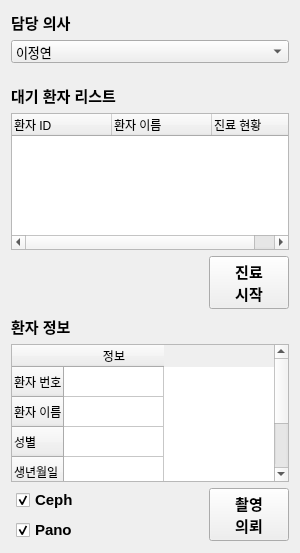
<?xml version="1.0" encoding="UTF-8"?>
<ui version="4.0">
 <class>PatientInfo</class>
 <widget class="QWidget" name="PatientInfo">
  <property name="geometry">
   <rect>
    <x>0</x>
    <y>0</y>
    <width>300</width>
    <height>553</height>
   </rect>
  </property>
  <property name="maximumSize">
   <size>
    <width>300</width>
    <height>16777215</height>
   </size>
  </property>
  <property name="windowTitle">
   <string>Form</string>
  </property>
  <layout class="QGridLayout" name="gridLayout">
   <item row="0" column="0">
    <layout class="QVBoxLayout" name="verticalLayout">
     <item>
      <widget class="QLabel" name="label_3">
       <property name="font">
        <font>
         <pointsize>11</pointsize>
         <bold>true</bold>
        </font>
       </property>
       <property name="text">
        <string>담당 의사</string>
       </property>
      </widget>
     </item>
     <item>
      <widget class="QComboBox" name="comboBox_2">
       <property name="font">
        <font>
         <pointsize>10</pointsize>
         <bold>false</bold>
        </font>
       </property>
       <item>
        <property name="text">
         <string>이정연</string>
        </property>
       </item>
       <item>
        <property name="text">
         <string>New Item</string>
        </property>
       </item>
      </widget>
     </item>
     <item>
      <spacer name="verticalSpacer">
       <property name="orientation">
        <enum>Qt::Vertical</enum>
       </property>
       <property name="sizeType">
        <enum>QSizePolicy::Fixed</enum>
       </property>
       <property name="sizeHint" stdset="0">
        <size>
         <width>20</width>
         <height>15</height>
        </size>
       </property>
      </spacer>
     </item>
    </layout>
   </item>
   <item row="1" column="0">
    <widget class="QLabel" name="label">
     <property name="font">
      <font>
       <pointsize>11</pointsize>
       <bold>true</bold>
      </font>
     </property>
     <property name="text">
      <string>대기 환자 리스트</string>
     </property>
    </widget>
   </item>
   <item row="2" column="0">
    <widget class="QTreeWidget" name="WaitingList">
     <column>
      <property name="text">
       <string>환자 ID</string>
      </property>
     </column>
     <column>
      <property name="text">
       <string>환자 이름</string>
      </property>
     </column>
     <column>
      <property name="text">
       <string>진료 현황</string>
      </property>
     </column>
    </widget>
   </item>
   <item row="3" column="0">
    <layout class="QHBoxLayout" name="horizontalLayout_2">
     <item>
      <spacer name="horizontalSpacer">
       <property name="orientation">
        <enum>Qt::Horizontal</enum>
       </property>
       <property name="sizeHint" stdset="0">
        <size>
         <width>40</width>
         <height>20</height>
        </size>
       </property>
      </spacer>
     </item>
     <item>
      <widget class="QPushButton" name="Treatmentstart">
       <property name="font">
        <font>
         <pointsize>11</pointsize>
         <bold>true</bold>
        </font>
       </property>
       <property name="text">
        <string>진료
시작</string>
       </property>
      </widget>
     </item>
    </layout>
   </item>
   <item row="4" column="0">
    <widget class="QLabel" name="label_2">
     <property name="font">
      <font>
       <pointsize>11</pointsize>
       <bold>true</bold>
      </font>
     </property>
     <property name="text">
      <string>환자 정보</string>
     </property>
    </widget>
   </item>
   <item row="5" column="0">
    <widget class="QTableWidget" name="tableWidget">
     <property name="layoutDirection">
      <enum>Qt::LeftToRight</enum>
     </property>
     <property name="editTriggers">
      <set>QAbstractItemView::NoEditTriggers</set>
     </property>
     <property name="cornerButtonEnabled">
      <bool>false</bool>
     </property>
     <row>
      <property name="text">
       <string>환자 번호</string>
      </property>
     </row>
     <row>
      <property name="text">
       <string>환자 이름</string>
      </property>
     </row>
     <row>
      <property name="text">
       <string>성별</string>
      </property>
     </row>
     <row>
      <property name="text">
       <string>생년월일</string>
      </property>
     </row>
     <row>
      <property name="text">
       <string>메모</string>
      </property>
     </row>
     <column>
      <property name="text">
       <string>정보</string>
      </property>
     </column>
    </widget>
   </item>
   <item row="6" column="0">
    <layout class="QHBoxLayout" name="horizontalLayout">
     <item>
      <spacer name="horizontalSpacer_2">
       <property name="orientation">
        <enum>Qt::Horizontal</enum>
       </property>
       <property name="sizeType">
        <enum>QSizePolicy::Fixed</enum>
       </property>
       <property name="sizeHint" stdset="0">
        <size>
         <width>5</width>
         <height>20</height>
        </size>
       </property>
      </spacer>
     </item>
     <item>
      <layout class="QVBoxLayout" name="verticalLayout_4">
       <item>
        <widget class="QCheckBox" name="Ceph">
         <property name="font">
          <font>
           <pointsize>11</pointsize>
           <bold>true</bold>
          </font>
         </property>
         <property name="text">
          <string>Ceph</string>
         </property>
         <property name="checked">
          <bool>true</bool>
         </property>
        </widget>
       </item>
       <item>
        <widget class="QCheckBox" name="Pano">
         <property name="font">
          <font>
           <pointsize>11</pointsize>
           <bold>true</bold>
          </font>
         </property>
         <property name="text">
          <string>Pano</string>
         </property>
         <property name="checked">
          <bool>true</bool>
         </property>
        </widget>
       </item>
      </layout>
     </item>
     <item>
      <spacer name="horizontalSpacer_3">
       <property name="orientation">
        <enum>Qt::Horizontal</enum>
       </property>
       <property name="sizeHint" stdset="0">
        <size>
         <width>10</width>
         <height>20</height>
        </size>
       </property>
      </spacer>
     </item>
     <item>
      <widget class="QPushButton" name="Camerastart">
       <property name="font">
        <font>
         <pointsize>11</pointsize>
         <bold>true</bold>
        </font>
       </property>
       <property name="text">
        <string>촬영
의뢰</string>
       </property>
      </widget>
     </item>
    </layout>
   </item>
  </layout>
 </widget>
 <resources/>
 <connections/>
</ui>
